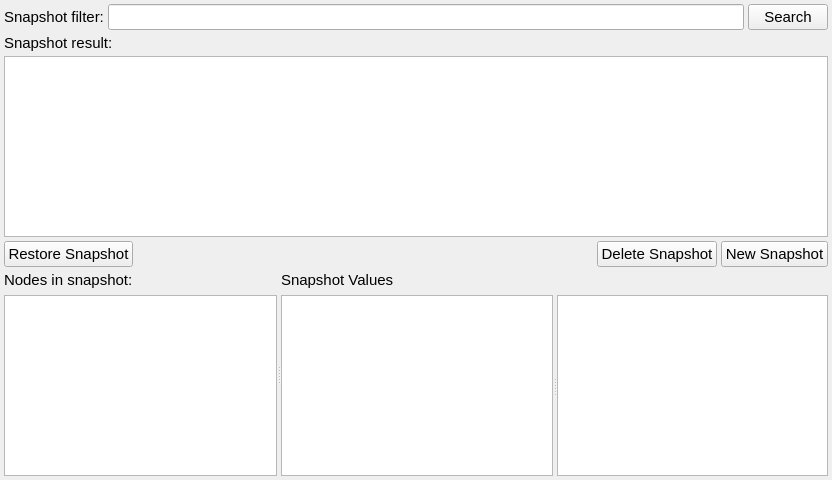
<?xml version="1.0" encoding="UTF-8"?>
<ui version="4.0">
 <class>SnapshotManager</class>
 <widget class="QWidget" name="SnapshotManager">
  <property name="geometry">
   <rect>
    <x>0</x>
    <y>0</y>
    <width>832</width>
    <height>480</height>
   </rect>
  </property>
  <property name="minimumSize">
   <size>
    <width>640</width>
    <height>384</height>
   </size>
  </property>
  <property name="font">
   <font>
    <pointsize>11</pointsize>
   </font>
  </property>
  <property name="windowTitle">
   <string>Form</string>
  </property>
  <layout class="QVBoxLayout" name="verticalLayout_3">
   <property name="spacing">
    <number>4</number>
   </property>
   <property name="leftMargin">
    <number>4</number>
   </property>
   <property name="topMargin">
    <number>4</number>
   </property>
   <property name="rightMargin">
    <number>4</number>
   </property>
   <property name="bottomMargin">
    <number>4</number>
   </property>
   <item>
    <layout class="QHBoxLayout" name="horizontalLayout">
     <item>
      <widget class="QLabel" name="label">
       <property name="font">
        <font>
         <pointsize>11</pointsize>
        </font>
       </property>
       <property name="text">
        <string>Snapshot filter:</string>
       </property>
      </widget>
     </item>
     <item>
      <widget class="QLineEdit" name="lineEdit">
       <property name="font">
        <font>
         <pointsize>11</pointsize>
        </font>
       </property>
      </widget>
     </item>
     <item>
      <widget class="QPushButton" name="pushButtonSearchSnapshot">
       <property name="font">
        <font>
         <pointsize>11</pointsize>
        </font>
       </property>
       <property name="text">
        <string>Search</string>
       </property>
      </widget>
     </item>
    </layout>
   </item>
   <item>
    <layout class="QVBoxLayout" name="verticalLayout" stretch="1,0">
     <item>
      <layout class="QVBoxLayout" name="verticalLayoutSnapshotList">
       <item>
        <widget class="QLabel" name="label_2">
         <property name="font">
          <font>
           <pointsize>11</pointsize>
          </font>
         </property>
         <property name="text">
          <string>Snapshot result:</string>
         </property>
        </widget>
       </item>
       <item>
        <widget class="QTableView" name="tableViewSnapshotList">
         <property name="font">
          <font>
           <pointsize>11</pointsize>
          </font>
         </property>
         <property name="editTriggers">
          <set>QAbstractItemView::NoEditTriggers</set>
         </property>
         <property name="selectionMode">
          <enum>QAbstractItemView::ContiguousSelection</enum>
         </property>
         <property name="selectionBehavior">
          <enum>QAbstractItemView::SelectRows</enum>
         </property>
         <attribute name="verticalHeaderDefaultSectionSize">
          <number>18</number>
         </attribute>
         <attribute name="verticalHeaderMinimumSectionSize">
          <number>18</number>
         </attribute>
        </widget>
       </item>
      </layout>
     </item>
     <item>
      <layout class="QHBoxLayout" name="horizontalLayout_3">
       <item>
        <widget class="QPushButton" name="pushButtonRestoreSnapshot">
         <property name="font">
          <font>
           <pointsize>11</pointsize>
          </font>
         </property>
         <property name="text">
          <string>Restore Snapshot</string>
         </property>
        </widget>
       </item>
       <item>
        <spacer name="horizontalSpacer">
         <property name="orientation">
          <enum>Qt::Horizontal</enum>
         </property>
         <property name="sizeHint" stdset="0">
          <size>
           <width>40</width>
           <height>20</height>
          </size>
         </property>
        </spacer>
       </item>
       <item>
        <widget class="QPushButton" name="pushButtonDeleteSnapshot">
         <property name="font">
          <font>
           <pointsize>11</pointsize>
          </font>
         </property>
         <property name="text">
          <string>Delete Snapshot</string>
         </property>
        </widget>
       </item>
       <item>
        <widget class="QPushButton" name="pushButtonNewSnapshot">
         <property name="font">
          <font>
           <pointsize>11</pointsize>
          </font>
         </property>
         <property name="text">
          <string>New Snapshot</string>
         </property>
        </widget>
       </item>
      </layout>
     </item>
    </layout>
   </item>
   <item>
    <widget class="QSplitter" name="splitter_2">
     <property name="orientation">
      <enum>Qt::Horizontal</enum>
     </property>
     <widget class="QWidget" name="layoutWidget">
      <layout class="QVBoxLayout" name="verticalLayoutNodeInSnapshot" stretch="0,1">
       <item>
        <widget class="QLabel" name="label_3">
         <property name="font">
          <font>
           <pointsize>11</pointsize>
          </font>
         </property>
         <property name="text">
          <string>Nodes in snapshot:</string>
         </property>
        </widget>
       </item>
       <item>
        <widget class="QListView" name="listViewNodesInSnapshot"/>
       </item>
      </layout>
     </widget>
     <widget class="QWidget" name="layoutWidget">
      <layout class="QVBoxLayout" name="verticalLayout_2">
       <item>
        <widget class="QLabel" name="label_4">
         <property name="font">
          <font>
           <pointsize>11</pointsize>
          </font>
         </property>
         <property name="text">
          <string>Snapshot Values</string>
         </property>
        </widget>
       </item>
       <item>
        <widget class="QSplitter" name="splitter">
         <property name="orientation">
          <enum>Qt::Horizontal</enum>
         </property>
         <widget class="QListView" name="listViewSnapshotNodeDataset"/>
         <widget class="QTableView" name="tableViewSnappedDatasetAttributes">
          <attribute name="horizontalHeaderStretchLastSection">
           <bool>true</bool>
          </attribute>
          <attribute name="verticalHeaderDefaultSectionSize">
           <number>18</number>
          </attribute>
          <attribute name="verticalHeaderMinimumSectionSize">
           <number>18</number>
          </attribute>
          <attribute name="verticalHeaderStretchLastSection">
           <bool>false</bool>
          </attribute>
         </widget>
        </widget>
       </item>
      </layout>
     </widget>
    </widget>
   </item>
  </layout>
 </widget>
 <resources/>
 <connections/>
</ui>
